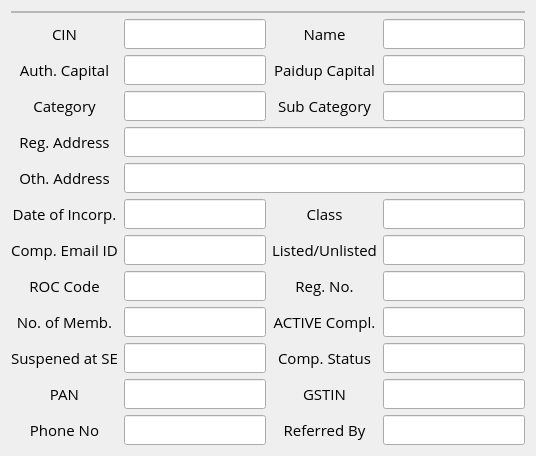
     <widget class="QWidget" name="Masterdata">
      <attribute name="title">
       <string>Masterdata</string>
      </attribute>
      <layout class="QGridLayout" name="gridLayout_7">
       <item row="1" column="0">
        <layout class="QGridLayout" name="gridLayout_4">
         <item row="6" column="2">
          <widget class="QLabel" name="listedunlisted">
           <property name="font">
            <font>
             <family>Open Sans</family>
             <pointsize>11</pointsize>
             <stylestrategy>PreferAntialias</stylestrategy>
            </font>
           </property>
           <property name="text">
            <string>Listed/Unlisted</string>
           </property>
           <property name="alignment">
            <set>Qt::AlignCenter</set>
           </property>
          </widget>
         </item>
         <item row="8" column="3">
          <widget class="QLineEdit" name="fillActive">
           <property name="sizePolicy">
            <sizepolicy hsizetype="Expanding" vsizetype="Expanding">
             <horstretch>0</horstretch>
             <verstretch>0</verstretch>
            </sizepolicy>
           </property>
           <property name="font">
            <font>
             <family>Open Sans</family>
             <pointsize>11</pointsize>
             <stylestrategy>PreferAntialias</stylestrategy>
            </font>
           </property>
           <property name="text">
            <string/>
           </property>
          </widget>
         </item>
         <item row="3" column="0">
          <widget class="QLabel" name="regaddress">
           <property name="font">
            <font>
             <family>Open Sans</family>
             <pointsize>11</pointsize>
             <stylestrategy>PreferAntialias</stylestrategy>
            </font>
           </property>
           <property name="text">
            <string>Reg. Address</string>
           </property>
           <property name="alignment">
            <set>Qt::AlignCenter</set>
           </property>
          </widget>
         </item>
         <item row="4" column="1" colspan="3">
          <widget class="QLineEdit" name="fillfill_OtherAddress">
           <property name="sizePolicy">
            <sizepolicy hsizetype="Expanding" vsizetype="Expanding">
             <horstretch>0</horstretch>
             <verstretch>0</verstretch>
            </sizepolicy>
           </property>
           <property name="font">
            <font>
             <family>Open Sans</family>
             <pointsize>11</pointsize>
             <stylestrategy>PreferAntialias</stylestrategy>
            </font>
           </property>
           <property name="text">
            <string/>
           </property>
          </widget>
         </item>
         <item row="7" column="1">
          <widget class="QLineEdit" name="fill_ROC">
           <property name="sizePolicy">
            <sizepolicy hsizetype="Expanding" vsizetype="Expanding">
             <horstretch>0</horstretch>
             <verstretch>0</verstretch>
            </sizepolicy>
           </property>
           <property name="font">
            <font>
             <family>Open Sans</family>
             <pointsize>11</pointsize>
             <stylestrategy>PreferAntialias</stylestrategy>
            </font>
           </property>
           <property name="text">
            <string/>
           </property>
          </widget>
         </item>
         <item row="2" column="0">
          <widget class="QLabel" name="category">
           <property name="font">
            <font>
             <family>Open Sans</family>
             <pointsize>11</pointsize>
             <stylestrategy>PreferAntialias</stylestrategy>
            </font>
           </property>
           <property name="text">
            <string>Category</string>
           </property>
           <property name="alignment">
            <set>Qt::AlignCenter</set>
           </property>
          </widget>
         </item>
         <item row="10" column="3">
          <widget class="QLineEdit" name="GSTFill">
           <property name="sizePolicy">
            <sizepolicy hsizetype="Expanding" vsizetype="Expanding">
             <horstretch>0</horstretch>
             <verstretch>0</verstretch>
            </sizepolicy>
           </property>
           <property name="font">
            <font>
             <family>Open Sans</family>
             <pointsize>11</pointsize>
             <stylestrategy>PreferAntialias</stylestrategy>
            </font>
           </property>
          </widget>
         </item>
         <item row="10" column="0">
          <widget class="QLabel" name="PanLabel">
           <property name="font">
            <font>
             <family>Open Sans</family>
             <pointsize>11</pointsize>
             <stylestrategy>PreferAntialias</stylestrategy>
            </font>
           </property>
           <property name="text">
            <string>PAN</string>
           </property>
           <property name="alignment">
            <set>Qt::AlignCenter</set>
           </property>
          </widget>
         </item>
         <item row="5" column="0">
          <widget class="QLabel" name="dateofincorp">
           <property name="font">
            <font>
             <family>Open Sans</family>
             <pointsize>11</pointsize>
             <stylestrategy>PreferAntialias</stylestrategy>
            </font>
           </property>
           <property name="text">
            <string>Date of Incorp.</string>
           </property>
           <property name="alignment">
            <set>Qt::AlignCenter</set>
           </property>
          </widget>
         </item>
         <item row="7" column="2">
          <widget class="QLabel" name="regno">
           <property name="font">
            <font>
             <family>Open Sans</family>
             <pointsize>11</pointsize>
             <stylestrategy>PreferAntialias</stylestrategy>
            </font>
           </property>
           <property name="text">
            <string>Reg. No.</string>
           </property>
           <property name="alignment">
            <set>Qt::AlignCenter</set>
           </property>
          </widget>
         </item>
         <item row="6" column="1">
          <widget class="QLineEdit" name="fill_Comp_email">
           <property name="sizePolicy">
            <sizepolicy hsizetype="Expanding" vsizetype="Expanding">
             <horstretch>0</horstretch>
             <verstretch>0</verstretch>
            </sizepolicy>
           </property>
           <property name="font">
            <font>
             <family>Open Sans</family>
             <pointsize>11</pointsize>
             <stylestrategy>PreferAntialias</stylestrategy>
            </font>
           </property>
           <property name="text">
            <string/>
           </property>
          </widget>
         </item>
         <item row="10" column="2">
          <widget class="QLabel" name="GSTLabel">
           <property name="font">
            <font>
             <family>Open Sans</family>
             <pointsize>11</pointsize>
             <stylestrategy>PreferAntialias</stylestrategy>
            </font>
           </property>
           <property name="text">
            <string>GSTIN</string>
           </property>
           <property name="alignment">
            <set>Qt::AlignCenter</set>
           </property>
          </widget>
         </item>
         <item row="9" column="0">
          <widget class="QLabel" name="suspendedse">
           <property name="font">
            <font>
             <family>Open Sans</family>
             <pointsize>11</pointsize>
             <stylestrategy>PreferAntialias</stylestrategy>
            </font>
           </property>
           <property name="text">
            <string>Suspened at SE</string>
           </property>
           <property name="alignment">
            <set>Qt::AlignCenter</set>
           </property>
          </widget>
         </item>
         <item row="0" column="3">
          <widget class="QLineEdit" name="fillName">
           <property name="sizePolicy">
            <sizepolicy hsizetype="Expanding" vsizetype="Expanding">
             <horstretch>0</horstretch>
             <verstretch>0</verstretch>
            </sizepolicy>
           </property>
           <property name="font">
            <font>
             <family>Open Sans</family>
             <pointsize>11</pointsize>
             <stylestrategy>PreferAntialias</stylestrategy>
            </font>
           </property>
           <property name="text">
            <string/>
           </property>
          </widget>
         </item>
         <item row="6" column="0">
          <widget class="QLabel" name="compemail">
           <property name="font">
            <font>
             <family>Open Sans</family>
             <pointsize>11</pointsize>
             <stylestrategy>PreferAntialias</stylestrategy>
            </font>
           </property>
           <property name="text">
            <string>Comp. Email ID</string>
           </property>
           <property name="alignment">
            <set>Qt::AlignCenter</set>
           </property>
          </widget>
         </item>
         <item row="5" column="2">
          <widget class="QLabel" name="class_2">
           <property name="font">
            <font>
             <family>Open Sans</family>
             <pointsize>11</pointsize>
             <stylestrategy>PreferAntialias</stylestrategy>
            </font>
           </property>
           <property name="text">
            <string>Class</string>
           </property>
           <property name="alignment">
            <set>Qt::AlignCenter</set>
           </property>
          </widget>
         </item>
         <item row="0" column="2">
          <widget class="QLabel" name="NameLabel">
           <property name="font">
            <font>
             <family>Open Sans</family>
             <pointsize>11</pointsize>
             <stylestrategy>PreferAntialias</stylestrategy>
            </font>
           </property>
           <property name="text">
            <string>Name</string>
           </property>
           <property name="alignment">
            <set>Qt::AlignCenter</set>
           </property>
          </widget>
         </item>
         <item row="7" column="3">
          <widget class="QLineEdit" name="fill_RegNo">
           <property name="sizePolicy">
            <sizepolicy hsizetype="Expanding" vsizetype="Expanding">
             <horstretch>0</horstretch>
             <verstretch>0</verstretch>
            </sizepolicy>
           </property>
           <property name="font">
            <font>
             <family>Open Sans</family>
             <pointsize>11</pointsize>
             <stylestrategy>PreferAntialias</stylestrategy>
            </font>
           </property>
           <property name="text">
            <string/>
           </property>
          </widget>
         </item>
         <item row="1" column="0">
          <widget class="QLabel" name="AuthCapital">
           <property name="font">
            <font>
             <family>Open Sans</family>
             <pointsize>11</pointsize>
             <stylestrategy>PreferAntialias</stylestrategy>
            </font>
           </property>
           <property name="text">
            <string>Auth. Capital</string>
           </property>
           <property name="alignment">
            <set>Qt::AlignCenter</set>
           </property>
          </widget>
         </item>
         <item row="2" column="2">
          <widget class="QLabel" name="subcategory">
           <property name="font">
            <font>
             <family>Open Sans</family>
             <pointsize>11</pointsize>
             <stylestrategy>PreferAntialias</stylestrategy>
            </font>
           </property>
           <property name="text">
            <string>Sub Category</string>
           </property>
           <property name="alignment">
            <set>Qt::AlignCenter</set>
           </property>
          </widget>
         </item>
         <item row="2" column="3">
          <widget class="QLineEdit" name="fillsubcategory">
           <property name="sizePolicy">
            <sizepolicy hsizetype="Expanding" vsizetype="Expanding">
             <horstretch>0</horstretch>
             <verstretch>0</verstretch>
            </sizepolicy>
           </property>
           <property name="font">
            <font>
             <family>Open Sans</family>
             <pointsize>11</pointsize>
             <stylestrategy>PreferAntialias</stylestrategy>
            </font>
           </property>
           <property name="text">
            <string/>
           </property>
          </widget>
         </item>
         <item row="4" column="0">
          <widget class="QLabel" name="othaddress">
           <property name="font">
            <font>
             <family>Open Sans</family>
             <pointsize>11</pointsize>
             <stylestrategy>PreferAntialias</stylestrategy>
            </font>
           </property>
           <property name="text">
            <string>Oth. Address</string>
           </property>
           <property name="alignment">
            <set>Qt::AlignCenter</set>
           </property>
          </widget>
         </item>
         <item row="1" column="2">
          <widget class="QLabel" name="Paiupcapital">
           <property name="font">
            <font>
             <family>Open Sans</family>
             <pointsize>11</pointsize>
             <stylestrategy>PreferAntialias</stylestrategy>
            </font>
           </property>
           <property name="text">
            <string>Paidup Capital</string>
           </property>
           <property name="alignment">
            <set>Qt::AlignCenter</set>
           </property>
          </widget>
         </item>
         <item row="7" column="0">
          <widget class="QLabel" name="roccode">
           <property name="font">
            <font>
             <family>Open Sans</family>
             <pointsize>11</pointsize>
             <stylestrategy>PreferAntialias</stylestrategy>
            </font>
           </property>
           <property name="text">
            <string>ROC Code</string>
           </property>
           <property name="alignment">
            <set>Qt::AlignCenter</set>
           </property>
          </widget>
         </item>
         <item row="6" column="3">
          <widget class="QLineEdit" name="fill_listed">
           <property name="sizePolicy">
            <sizepolicy hsizetype="Expanding" vsizetype="Expanding">
             <horstretch>0</horstretch>
             <verstretch>0</verstretch>
            </sizepolicy>
           </property>
           <property name="font">
            <font>
             <family>Open Sans</family>
             <pointsize>11</pointsize>
             <stylestrategy>PreferAntialias</stylestrategy>
            </font>
           </property>
           <property name="text">
            <string/>
           </property>
          </widget>
         </item>
         <item row="5" column="3">
          <widget class="QLineEdit" name="fillclass">
           <property name="sizePolicy">
            <sizepolicy hsizetype="Expanding" vsizetype="Expanding">
             <horstretch>0</horstretch>
             <verstretch>0</verstretch>
            </sizepolicy>
           </property>
           <property name="font">
            <font>
             <family>Open Sans</family>
             <pointsize>11</pointsize>
             <stylestrategy>PreferAntialias</stylestrategy>
            </font>
           </property>
           <property name="text">
            <string/>
           </property>
          </widget>
         </item>
         <item row="8" column="2">
          <widget class="QLabel" name="activecomp">
           <property name="font">
            <font>
             <family>Open Sans</family>
             <pointsize>11</pointsize>
             <stylestrategy>PreferAntialias</stylestrategy>
            </font>
           </property>
           <property name="text">
            <string>ACTIVE Compl.</string>
           </property>
           <property name="alignment">
            <set>Qt::AlignCenter</set>
           </property>
          </widget>
         </item>
         <item row="9" column="1">
          <widget class="QLineEdit" name="fillSuspend">
           <property name="sizePolicy">
            <sizepolicy hsizetype="Expanding" vsizetype="Expanding">
             <horstretch>0</horstretch>
             <verstretch>0</verstretch>
            </sizepolicy>
           </property>
           <property name="font">
            <font>
             <family>Open Sans</family>
             <pointsize>11</pointsize>
             <stylestrategy>PreferAntialias</stylestrategy>
            </font>
           </property>
           <property name="text">
            <string/>
           </property>
          </widget>
         </item>
         <item row="8" column="0">
          <widget class="QLabel" name="noofmember">
           <property name="font">
            <font>
             <family>Open Sans</family>
             <pointsize>11</pointsize>
             <stylestrategy>PreferAntialias</stylestrategy>
            </font>
           </property>
           <property name="text">
            <string>No. of Memb.</string>
           </property>
           <property name="alignment">
            <set>Qt::AlignCenter</set>
           </property>
          </widget>
         </item>
         <item row="8" column="1">
          <widget class="QLineEdit" name="fillMember">
           <property name="sizePolicy">
            <sizepolicy hsizetype="Expanding" vsizetype="Expanding">
             <horstretch>0</horstretch>
             <verstretch>0</verstretch>
            </sizepolicy>
           </property>
           <property name="font">
            <font>
             <family>Open Sans</family>
             <pointsize>11</pointsize>
             <stylestrategy>PreferAntialias</stylestrategy>
            </font>
           </property>
           <property name="text">
            <string/>
           </property>
          </widget>
         </item>
         <item row="9" column="3">
          <widget class="QLineEdit" name="filLCompstatus">
           <property name="sizePolicy">
            <sizepolicy hsizetype="Expanding" vsizetype="Expanding">
             <horstretch>0</horstretch>
             <verstretch>0</verstretch>
            </sizepolicy>
           </property>
           <property name="font">
            <font>
             <family>Open Sans</family>
             <pointsize>11</pointsize>
             <stylestrategy>PreferAntialias</stylestrategy>
            </font>
           </property>
           <property name="text">
            <string/>
           </property>
          </widget>
         </item>
         <item row="5" column="1">
          <widget class="QLineEdit" name="fill_DateofIncorp">
           <property name="sizePolicy">
            <sizepolicy hsizetype="Expanding" vsizetype="Expanding">
             <horstretch>0</horstretch>
             <verstretch>0</verstretch>
            </sizepolicy>
           </property>
           <property name="font">
            <font>
             <family>Open Sans</family>
             <pointsize>11</pointsize>
             <stylestrategy>PreferAntialias</stylestrategy>
            </font>
           </property>
           <property name="text">
            <string/>
           </property>
          </widget>
         </item>
         <item row="10" column="1">
          <widget class="QLineEdit" name="PanFill">
           <property name="sizePolicy">
            <sizepolicy hsizetype="Expanding" vsizetype="Expanding">
             <horstretch>0</horstretch>
             <verstretch>0</verstretch>
            </sizepolicy>
           </property>
           <property name="font">
            <font>
             <family>Open Sans</family>
             <pointsize>11</pointsize>
             <stylestrategy>PreferAntialias</stylestrategy>
            </font>
           </property>
          </widget>
         </item>
         <item row="0" column="1">
          <widget class="QLineEdit" name="fillCIN">
           <property name="sizePolicy">
            <sizepolicy hsizetype="Expanding" vsizetype="Expanding">
             <horstretch>0</horstretch>
             <verstretch>0</verstretch>
            </sizepolicy>
           </property>
           <property name="font">
            <font>
             <family>Open Sans</family>
             <pointsize>11</pointsize>
             <stylestrategy>PreferAntialias</stylestrategy>
            </font>
           </property>
           <property name="text">
            <string/>
           </property>
          </widget>
         </item>
         <item row="9" column="2">
          <widget class="QLabel" name="compstatus">
           <property name="font">
            <font>
             <family>Open Sans</family>
             <pointsize>11</pointsize>
             <stylestrategy>PreferAntialias</stylestrategy>
            </font>
           </property>
           <property name="text">
            <string>Comp. Status</string>
           </property>
           <property name="alignment">
            <set>Qt::AlignCenter</set>
           </property>
          </widget>
         </item>
         <item row="0" column="0">
          <widget class="QLabel" name="CINText">
           <property name="font">
            <font>
             <family>Open Sans</family>
             <pointsize>11</pointsize>
             <stylestrategy>PreferAntialias</stylestrategy>
            </font>
           </property>
           <property name="text">
            <string>CIN</string>
           </property>
           <property name="alignment">
            <set>Qt::AlignCenter</set>
           </property>
          </widget>
         </item>
         <item row="1" column="1">
          <widget class="QLineEdit" name="fill_Authcapital">
           <property name="sizePolicy">
            <sizepolicy hsizetype="Expanding" vsizetype="Expanding">
             <horstretch>0</horstretch>
             <verstretch>0</verstretch>
            </sizepolicy>
           </property>
           <property name="font">
            <font>
             <family>Open Sans</family>
             <pointsize>11</pointsize>
             <stylestrategy>PreferAntialias</stylestrategy>
            </font>
           </property>
           <property name="text">
            <string/>
           </property>
          </widget>
         </item>
         <item row="1" column="3">
          <widget class="QLineEdit" name="fill_paidup">
           <property name="sizePolicy">
            <sizepolicy hsizetype="Expanding" vsizetype="Expanding">
             <horstretch>0</horstretch>
             <verstretch>0</verstretch>
            </sizepolicy>
           </property>
           <property name="font">
            <font>
             <family>Open Sans</family>
             <pointsize>11</pointsize>
             <stylestrategy>PreferAntialias</stylestrategy>
            </font>
           </property>
           <property name="text">
            <string/>
           </property>
          </widget>
         </item>
         <item row="3" column="1" colspan="3">
          <widget class="QLineEdit" name="fill_RegAdd">
           <property name="sizePolicy">
            <sizepolicy hsizetype="Expanding" vsizetype="Expanding">
             <horstretch>0</horstretch>
             <verstretch>0</verstretch>
            </sizepolicy>
           </property>
           <property name="font">
            <font>
             <family>Open Sans</family>
             <pointsize>11</pointsize>
             <stylestrategy>PreferAntialias</stylestrategy>
            </font>
           </property>
           <property name="text">
            <string/>
           </property>
          </widget>
         </item>
         <item row="2" column="1">
          <widget class="QLineEdit" name="fillcategory">
           <property name="sizePolicy">
            <sizepolicy hsizetype="Expanding" vsizetype="Expanding">
             <horstretch>0</horstretch>
             <verstretch>0</verstretch>
            </sizepolicy>
           </property>
           <property name="font">
            <font>
             <family>Open Sans</family>
             <pointsize>11</pointsize>
             <stylestrategy>PreferAntialias</stylestrategy>
            </font>
           </property>
           <property name="text">
            <string/>
           </property>
          </widget>
         </item>
         <item row="11" column="0">
          <widget class="QLabel" name="label">
           <property name="font">
            <font>
             <family>Open Sans</family>
             <pointsize>11</pointsize>
             <stylestrategy>PreferAntialias</stylestrategy>
            </font>
           </property>
           <property name="text">
            <string>Phone No</string>
           </property>
           <property name="alignment">
            <set>Qt::AlignCenter</set>
           </property>
          </widget>
         </item>
         <item row="11" column="1">
          <widget class="QLineEdit" name="phoneno">
           <property name="font">
            <font>
             <family>Open Sans</family>
             <pointsize>11</pointsize>
             <stylestrategy>PreferAntialias</stylestrategy>
            </font>
           </property>
          </widget>
         </item>
         <item row="11" column="2">
          <widget class="QLabel" name="label_2">
           <property name="font">
            <font>
             <family>Open Sans</family>
             <pointsize>11</pointsize>
             <stylestrategy>PreferAntialias</stylestrategy>
            </font>
           </property>
           <property name="text">
            <string>Referred By</string>
           </property>
           <property name="alignment">
            <set>Qt::AlignCenter</set>
           </property>
          </widget>
         </item>
         <item row="11" column="3">
          <widget class="QLineEdit" name="referredby">
           <property name="font">
            <font>
             <family>Open Sans</family>
             <pointsize>11</pointsize>
             <stylestrategy>PreferAntialias</stylestrategy>
            </font>
           </property>
          </widget>
         </item>
        </layout>
       </item>
       <item row="0" column="0">
        <widget class="QFrame" name="frame_4">
         <property name="maximumSize">
          <size>
           <width>16777215</width>
           <height>30</height>
          </size>
         </property>
         <property name="font">
          <font>
           <family>Open Sans</family>
           <pointsize>11</pointsize>
           <stylestrategy>PreferAntialias</stylestrategy>
          </font>
         </property>
         <property name="frameShape">
          <enum>QFrame::StyledPanel</enum>
         </property>
         <property name="frameShadow">
          <enum>QFrame::Raised</enum>
         </property>
         <layout class="QGridLayout" name="gridLayout_8">
          <property name="leftMargin">
           <number>0</number>
          </property>
          <property name="topMargin">
           <number>0</number>
          </property>
          <property name="rightMargin">
           <number>0</number>
          </property>
          <property name="bottomMargin">
           <number>0</number>
          </property>
         </layout>
        </widget>
       </item>
      </layout>
     </widget>
